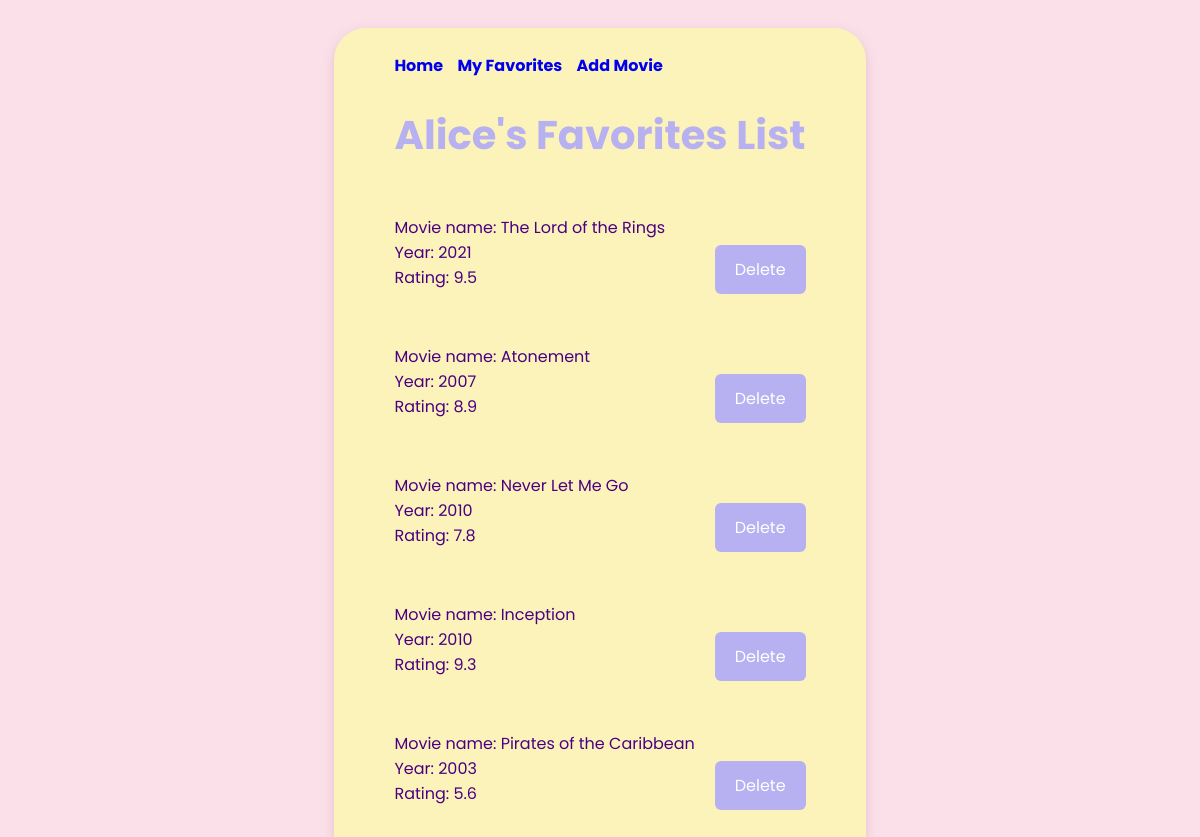
Page /users/1 on the committed database.
### datamanager/data_models.py (models this page shows, shortened)
class User(db.Model):
    __tablename__ = "users"
    id = Column(Integer, primary_key=True, autoincrement=True)
    name = Column(String)
    birthday = Column(Date)
    def __str__(self):
        return f"Name: {self.name}, id: {self.id}, birthday: {self.birthday}"

class Movie(db.Model):
    __tablename__ = "movies"
    id = Column(Integer, primary_key=True, autoincrement=True)
    name = Column(String)
    director = Column(String)
    year = Column(Integer)
    rating = Column (Float)

### app.py (the view)
@app.route('/users/<user_id>')
def list_user_movies(user_id):
    user = data_models.User.query.get(user_id)
    user_movies = data_manager.get_user_movies(user_id)
    return render_template('user_movies.html', user_movies=user_movies, user=user)

### datamanager/sqlite_data_manager.py (called while the page is built)
    def get_user_movies(self, user_id):
        user_movie_instances = self.models.UserMovie.query.filter_by(user_id=user_id).all()
        movie_ids = [instance.movie_id for instance in user_movie_instances]
        all_movies = self.models.Movie.query.all()
        user_movies = [movie for movie in all_movies if movie.id in movie_ids]
        return user_movies

### templates/user_movies.html (shortened to what this page needs)
<!DOCTYPE html>
<html lang="en">
<head>
    <link rel="stylesheet" href="/static/styles.css">
</head>
<body>
<main>
    <a class="nav_element" href="/">Home</a>
    <a class="nav_element" href="/users/{{ user.id }}">My Favorites</a>
    <a class="nav_element" href="/users/{{ user.id }}/add_movie">Add Movie</a>
    <h1>{{ user.name }}'s Favorites List</h1>
    <div>
        <ul>
            {% for movie in user_movies %}
            <li>
                <div>
                    Movie name: {{ movie.name }} <br>
                    Year: {{ movie.year }} <br>
                    Rating: {{ movie.rating }} <br>
                </div>
                <div>
                    <form method="POST"
                          action="{{ url_for('delete_movie_from_favs', user_id=user.id, movie_id=movie.id) }}">
                        <button type="submit">Delete</button>
                    </form>
                </div>
            </li>
            {% endfor %}
        </ul>
    </div>
</main>
</body>
</html>

### static/styles.css (style rules this page uses)
body { background-color: #FBE0E9; font-family: 'Poppins', sans-serif; color: #4B0082; display: flex; justify-content: center; }
main { background-color: #FBF3B9; border-radius: 2rem; padding: 25px 60px; margin: 20px; box-shadow: 0 4px 12px rgba(200, 150, 160, 0.4); }
.nav_element { text-decoration: none; font-weight: bold; margin: 0 10px 0 0; }
h1 { font-family: 'Poppins', sans-serif; font-weight: bold; font-size: 2.5em; color: #B7B1F2; text-align: center; margin-bottom: 50px; }
ul { padding: 0; list-style-type: none; }
li { margin-bottom: 20px; color: #4B0082; }
form { margin-top: 30px; text-align: center; }
#update-button, form button { text-decoration: none; padding: 12px 20px; background-color: #B7B1F2; color: white; border: none; border-radius: 6px; cursor: pointer; font-size: 1em; font-family: 'Poppins', sans-serif; }
li { display: flex; justify-content: space-between; margin-bottom: 50px; }

### rows in the picture
User: name "Alice"
Movie: name "The Lord of the Rings", year "2021", rating "9.5"
Movie: name "Atonement", year "2007", rating "8.9"
Movie: name "Never Let Me Go", year "2010", rating "7.8"
Movie: name "Inception", year "2010", rating "9.3"
Movie: name "Pirates of the Caribbean", year "2003", rating "5.6"
